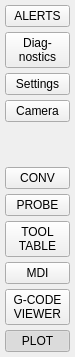
           <widget class="QWidget" name="left_nav" native="true">
            <property name="minimumSize">
             <size>
              <width>75</width>
              <height>0</height>
             </size>
            </property>
            <property name="maximumSize">
             <size>
              <width>75</width>
              <height>16777215</height>
             </size>
            </property>
            <layout class="QVBoxLayout" name="verticalLayout_4">
             <property name="spacing">
              <number>5</number>
             </property>
             <property name="leftMargin">
              <number>5</number>
             </property>
             <property name="topMargin">
              <number>5</number>
             </property>
             <property name="rightMargin">
              <number>5</number>
             </property>
             <property name="bottomMargin">
              <number>5</number>
             </property>
             <item>
              <widget class="QPushButton" name="actionbutton_12">
               <property name="text">
                <string>ALERTS</string>
               </property>
               <property name="checkable">
                <bool>true</bool>
               </property>
               <property name="autoExclusive">
                <bool>true</bool>
               </property>
               <property name="page" stdset="0">
                <number>2</number>
               </property>
               <property name="leftNavBtn" stdset="0">
                <string/>
               </property>
               <attribute name="buttonGroup">
                <string notr="true">btngrpLeftNav</string>
               </attribute>
              </widget>
             </item>
             <item>
              <widget class="ActionButton" name="actionbutton_10">
               <property name="enabled">
                <bool>true</bool>
               </property>
               <property name="text">
                <string>Diag-
nostics</string>
               </property>
               <property name="checkable">
                <bool>true</bool>
               </property>
               <property name="autoExclusive">
                <bool>true</bool>
               </property>
               <property name="page" stdset="0">
                <number>7</number>
               </property>
               <property name="leftNavBtn" stdset="0">
                <string/>
               </property>
               <attribute name="buttonGroup">
                <string notr="true">btngrpLeftNav</string>
               </attribute>
              </widget>
             </item>
             <item>
              <widget class="ActionButton" name="btn_settings">
               <property name="enabled">
                <bool>true</bool>
               </property>
               <property name="text">
                <string>Settings</string>
               </property>
               <property name="checkable">
                <bool>true</bool>
               </property>
               <property name="autoExclusive">
                <bool>true</bool>
               </property>
               <property name="leftNavBtn" stdset="0">
                <string/>
               </property>
               <property name="page" stdset="0">
                <number>6</number>
               </property>
               <attribute name="buttonGroup">
                <string notr="true">btngrpLeftNav</string>
               </attribute>
              </widget>
             </item>
             <item>
              <widget class="ActionButton" name="btn_camera">
               <property name="text">
                <string>Camera</string>
               </property>
               <property name="checkable">
                <bool>true</bool>
               </property>
               <property name="autoExclusive">
                <bool>true</bool>
               </property>
               <property name="page" stdset="0">
                <number>8</number>
               </property>
               <property name="leftNavBtn" stdset="0">
                <string/>
               </property>
               <attribute name="buttonGroup">
                <string notr="true">btngrpLeftNav</string>
               </attribute>
              </widget>
             </item>
             <item>
              <spacer name="verticalSpacer_5">
               <property name="orientation">
                <enum>Qt::Vertical</enum>
               </property>
               <property name="sizeHint" stdset="0">
                <size>
                 <width>20</width>
                 <height>40</height>
                </size>
               </property>
              </spacer>
             </item>
             <item>
              <widget class="ActionButton" name="actionbutton_20">
               <property name="enabled">
                <bool>true</bool>
               </property>
               <property name="text">
                <string>CONV</string>
               </property>
               <property name="checkable">
                <bool>true</bool>
               </property>
               <property name="autoExclusive">
                <bool>true</bool>
               </property>
               <property name="leftNavBtn" stdset="0">
                <string/>
               </property>
               <property name="page" stdset="0">
                <number>8</number>
               </property>
               <attribute name="buttonGroup">
                <string notr="true">btngrpLeftNav</string>
               </attribute>
              </widget>
             </item>
             <item>
              <widget class="ActionButton" name="actionbutton_13">
               <property name="text">
                <string>PROBE</string>
               </property>
               <property name="checkable">
                <bool>true</bool>
               </property>
               <property name="autoExclusive">
                <bool>true</bool>
               </property>
               <property name="page" stdset="0">
                <number>4</number>
               </property>
               <property name="leftNavBtn" stdset="0">
                <string/>
               </property>
               <attribute name="buttonGroup">
                <string notr="true">btngrpLeftNav</string>
               </attribute>
              </widget>
             </item>
             <item>
              <widget class="QPushButton" name="actionbutton_11">
               <property name="text">
                <string>TOOL
TABLE</string>
               </property>
               <property name="checkable">
                <bool>true</bool>
               </property>
               <property name="autoExclusive">
                <bool>true</bool>
               </property>
               <property name="page" stdset="0">
                <number>3</number>
               </property>
               <property name="leftNavBtn" stdset="0">
                <string/>
               </property>
               <attribute name="buttonGroup">
                <string notr="true">btngrpLeftNav</string>
               </attribute>
              </widget>
             </item>
             <item>
              <widget class="QPushButton" name="btnWorkOffsets">
               <property name="enabled">
                <bool>true</bool>
               </property>
               <property name="text">
                <string>MDI</string>
               </property>
               <property name="checkable">
                <bool>true</bool>
               </property>
               <property name="autoExclusive">
                <bool>true</bool>
               </property>
               <property name="page" stdset="0">
                <number>5</number>
               </property>
               <property name="leftNavBtn" stdset="0">
                <string/>
               </property>
               <attribute name="buttonGroup">
                <string notr="true">btngrpLeftNav</string>
               </attribute>
              </widget>
             </item>
             <item>
              <widget class="QPushButton" name="btnGcode">
               <property name="text">
                <string>G-CODE
VIEWER</string>
               </property>
               <property name="checkable">
                <bool>true</bool>
               </property>
               <property name="autoExclusive">
                <bool>true</bool>
               </property>
               <property name="page" stdset="0">
                <number>1</number>
               </property>
               <property name="leftNavBtn" stdset="0">
                <string/>
               </property>
               <attribute name="buttonGroup">
                <string notr="true">btngrpLeftNav</string>
               </attribute>
              </widget>
             </item>
             <item>
              <widget class="QPushButton" name="btnPlot">
               <property name="text">
                <string>PLOT</string>
               </property>
               <property name="checkable">
                <bool>true</bool>
               </property>
               <property name="checked">
                <bool>true</bool>
               </property>
               <property name="autoExclusive">
                <bool>true</bool>
               </property>
               <property name="page" stdset="0">
                <number>0</number>
               </property>
               <property name="leftNavBtn" stdset="0">
                <string/>
               </property>
               <attribute name="buttonGroup">
                <string notr="true">btngrpLeftNav</string>
               </attribute>
              </widget>
             </item>
            </layout>
           </widget>
